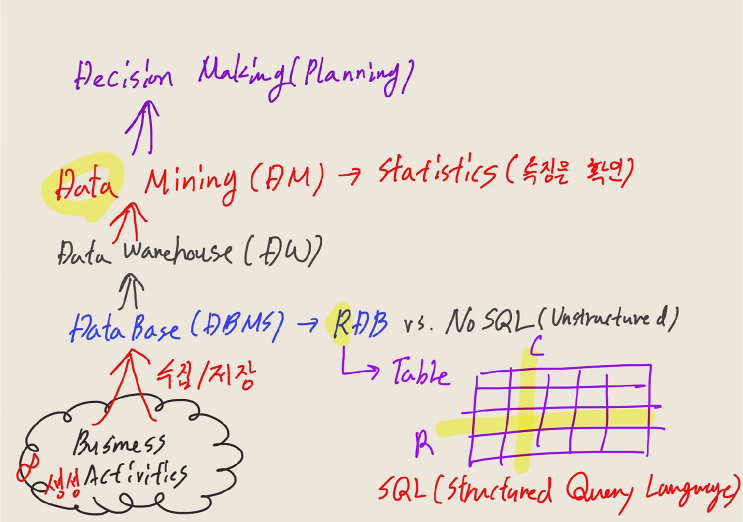
#> input picture Big Data Analysis/Business Inteligence.png, 743 x 522 px, given in place of the camera
$ jupyter execute '05. 동영상 분석 - 동영상에서 열대어가 등장하는 부분 검출하기.ipynb'   (text cells are left out)
#> lines starting #> are read from the running program, lines starting #| are printed output that depends on the picture; after the words box and inside, x2 and y2 are one past the last pixel; in counts of white or black regions, pixels touching at a corner belong together; pictures that were not available may be replaced by others from this repository, and a replacement may not be noted
[cell 1]
import cv2
import numpy as np

# 웹 카메라로부터 입력 받기
cap = cv2.VideoCapture(0)
while True:
    # 카메라 이미지 읽어 들이기
    _, frame = cap.read()
#> frame is the input picture: shape (522, 743, 3); mean B, G, R 210.3, 219.1, 230.6

    # 이미지 축소해서 출력하기
    frame = cv2.resize(frame, (480, 270))
#> frame: shape (270, 480, 3)

    # 윈도우에 출력하기
    cv2.imshow('OpenCV Web Camera', frame)

    # ESC 또는 Enter 키 입력되면 종료
    k = cv2.waitKey(1) # 1msec 대기
#> (key Esc is pressed here)
    if k == 27 or k == 13:
        break

cap.release() # 카메라 해제
cv2.destroyAllWindows() # 윈도우 제거

[cell 2]
import cv2
import numpy as np

# 웹 카메라로부터 입력 받기
cap = cv2.VideoCapture(0)
while True:
    # 이미지 추출
    _, frame = cap.read()

    # 이미지 축소
    frame = cv2.resize(frame, (480, 270))

    # 파란색, 녹색 없애기
    # Blue, Green, Red 순
    frame[:, :, 0] = 0 # Blue
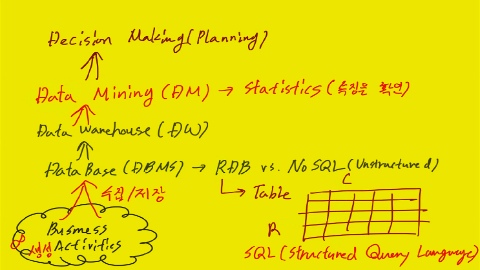
#> frame: shape (270, 480, 3); mean B, G, R 0, 219.1, 230.6
    frame[:, :, 1] = 0 # Green
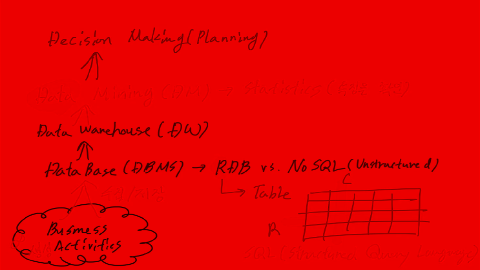
#> frame: shape (270, 480, 3); mean B, G, R 0, 0, 230.6

    # 윈도우에 출력하기
    cv2.imshow('Red Camera', frame)

    # ESC 또는 Enter 키 입력되면 종료
    k = cv2.waitKey(1) # 1msec 대기
#> (key Esc is pressed here)
    if k == 27 or k == 13:
        break

cap.release() # 카메라 해제
cv2.destroyAllWindows() # 윈도우 제거

[cell 3]
import cv2
import numpy as np

# 웹 카메라로부터 입력 받기
cap = cv2.VideoCapture(0)
while True:
    # 이미지 추출
    _, frame = cap.read()

    # 이미지 축소
    frame = cv2.resize(frame, (480, 270))

    # 색공간을 HSV로 변환
    hsv = cv2.cvtColor(frame, cv2.COLOR_BGR2HSV_FULL)
#> hsv: shape (270, 480, 3); mean H, S, V 35.1, 28.3, 232.2

    # HSV 분할
    h = hsv[:, :, 0]
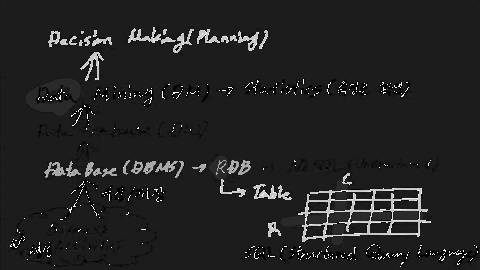
#> h: shape (270, 480); min 0, max 255, mean 35.1
    s = hsv[:, :, 1]
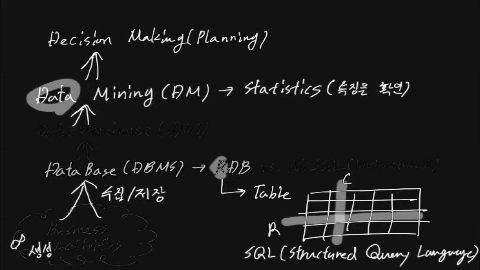
#> s: shape (270, 480); min 0, max 251, mean 28.3
    v = hsv[:, :, 2]
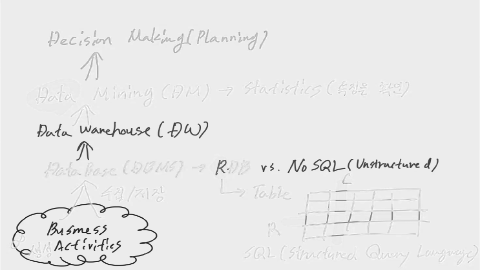
#> v: shape (270, 480); min 32, max 254, mean 232.2

    # 붉은색 가진 요소만 출력
    img = np.zeros(h.shape, dtype=np.uint8)
    img[((h < 50) | (h > 200)) & (s > 100)] = 255

    # 윈도우에 출력하기
    cv2.imshow('Red Camera', img)
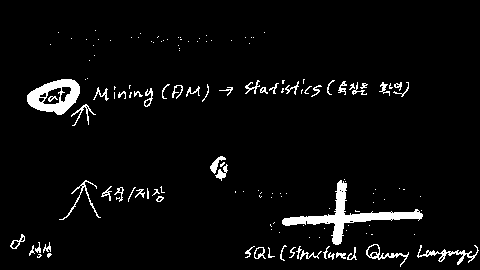
#> window 'Red Camera': shape (270, 480); 4.3% white; 142 white regions (92 under 20 px), largest, box (x1, y1, x2, y2) and area: (282, 180, 423, 245) 1621, (27, 79, 80, 115) 1035, (417, 245, 479, 265) 279

    # ESC 또는 Enter 키 입력되면 종료
    k = cv2.waitKey(1) # 1msec 대기
#> (key Esc is pressed here)
    if k == 27 or k == 13:
        break

cap.release() # 카메라 해제
cv2.destroyAllWindows() # 윈도우 제거

[cell 4]
import cv2

cap = cv2.VideoCapture(0)
img_last = None # 이전 프레임을 저장해둘 변수
green = (0, 255, 0)

while True:
    # 이미지 추출
    _, frame = cap.read()
    frame = cv2.resize(frame, (480, 270))

    # 흑백 이미지로 변환
    gray = cv2.cvtColor(frame, cv2.COLOR_BGR2GRAY)
    gray = cv2.GaussianBlur(gray, (9, 9), 0)
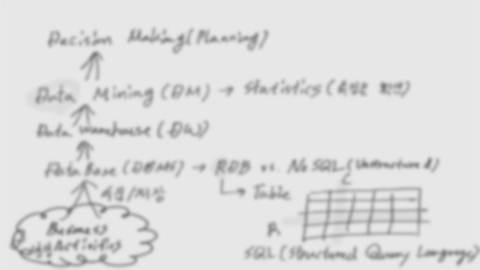
#> gray: shape (270, 480); min 126, max 233, mean 221.8
    img_b = cv2.threshold(gray, 100, 255, cv2.THRESH_BINARY_INV)[1]
#> img_b: shape (270, 480); every value is 0

    # 차이 확인하기
    if img_last is None:
        img_last = img_b
        continue

    frame_diff = cv2.absdiff(img_last, img_b)
    cnts = cv2.findContours(frame_diff, cv2.RETR_EXTERNAL, cv2.CHAIN_APPROX_SIMPLE)[0]

    # 차이가 있는 부분 출력하기
    for pt in cnts:
        x, y, w, h = cv2.boundingRect(pt)
        if w < 30 : continue
        cv2.rectangle(frame, (x, y), (x+w, y+h), green, 2)

    # 프레임을 변수에 저장
    img_last = img_b

    # 화면에 출력
    cv2.imshow('Diff Camera', frame)
    cv2.imshow('diff data', frame_diff)
    if cv2.waitKey(1) == 13: break
cap.release()
cv2.destroyAllWindows()

[cell 5]
import cv2
import numpy as np

# 카메라 입력 받기
cap = cv2.VideoCapture(0)

# 동영상 출력 전용 객체 생성
fmt = cv2.VideoWriter_fourcc('m', 'p', '4', 'v')
fps = 20.0
size = (1920, 1080)
writer = cv2.VideoWriter('../datasets/test.m4v', fmt, fps, size)

while True:
    _, frame = cap.read()
    frame = cv2.resize(frame, size)
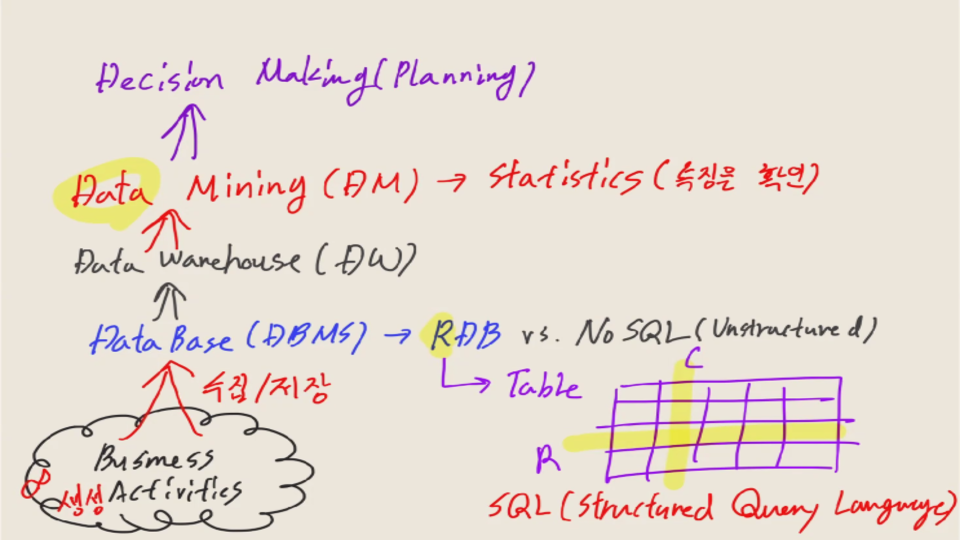
#> frame: shape (1080, 1920, 3) (shown at 1/2 size); mean B, G, R 210.2, 219.1, 230.6

    # 이미지 출력 (영상에 저장)
    writer.write(frame)

    # 화면에도 출력
    cv2.imshow('frame', frame)

    if cv2.waitKey(1) == 13:break
#> (key Esc is pressed here)

writer.release()
cap.release()
cv2.destroyAllWindows()

[cell 6]
import cv2, os

img_last = None # 이전 프레임 저장할 변수
no = 0 # 이미지 장수
save_dir = '../datasets/exfish' # 저장 디렉터리
os.mkdir(save_dir) # 디렉터리 생성

# 동영상 파일로부터 입력 받기
cap = cv2.VideoCapture('../datasets/fish.mp4')
while True:
    # 이미지 추출
    is_ok, frame = cap.read()
    if not is_ok : break
    frame = cv2.resize(frame, (640, 360))
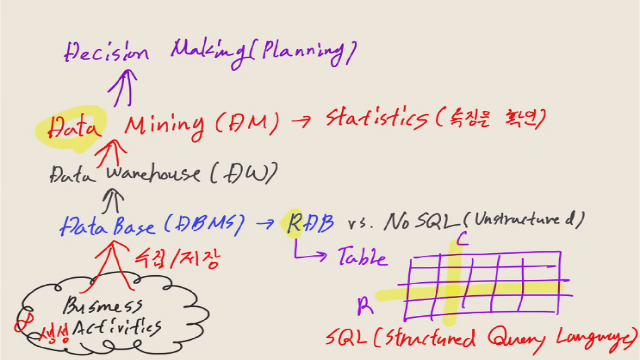
#> frame: shape (360, 640, 3); mean B, G, R 210.2, 219.1, 230.6

    # 흑백 이미지로 변환
    gray = cv2.cvtColor(frame, cv2.COLOR_BGR2GRAY)
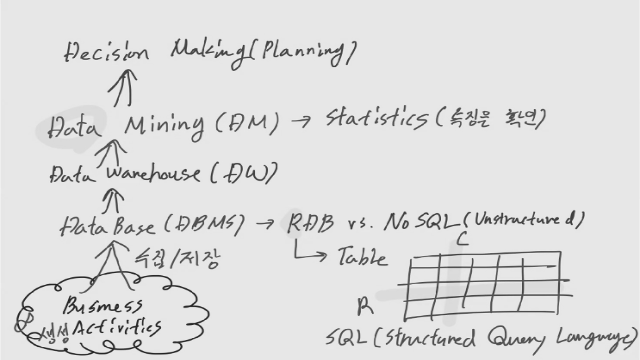
#> gray: shape (360, 640); min 30, max 241, mean 221.8
    gray = cv2.GaussianBlur(gray, (15, 15), 0)
    img_b = cv2.threshold(gray, 127, 255, cv2.THRESH_BINARY_INV)[1]
#> img_b: shape (360, 640); every value is 0

    # 차이 확인
    if not img_last is None:
        frame_diff = cv2.absdiff(img_last, img_b)
        cnts = cv2.findContours(frame_diff, cv2.RETR_EXTERNAL, cv2.CHAIN_APPROX_SIMPLE)[0]

        # 차이가 있는 부분 파일로 출력
        for pt in cnts:
            x, y, w, h = cv2.boundingRect(pt)
            if w < 100 or x > 500 : continue # 노이즈 제거
            # 추출한 영역 저장
            imgex = frame[y:y+h, x:x+w]
            outfile = save_dir +'/' + str(no) + '.jpg'
            cv2.imwrite(outfile, imgex)
            no += 1
    img_last = img_b
cap.release()
print('ok')
